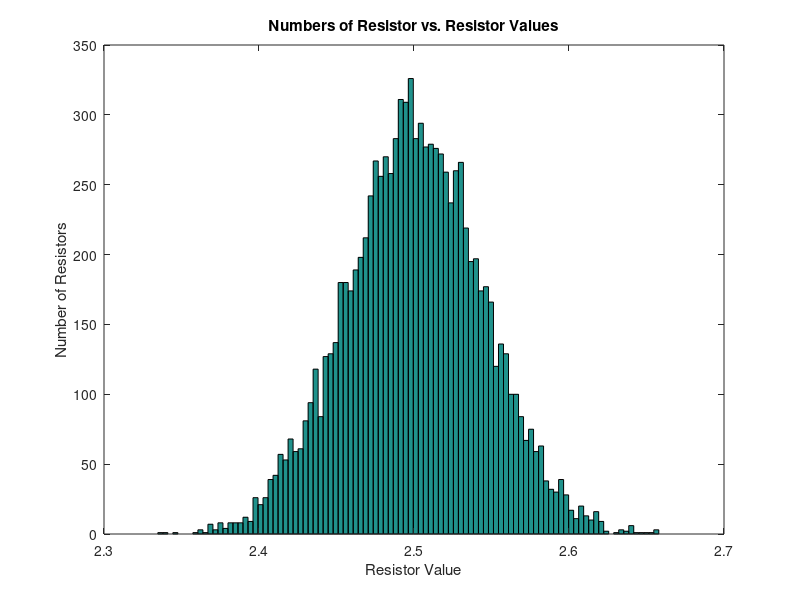
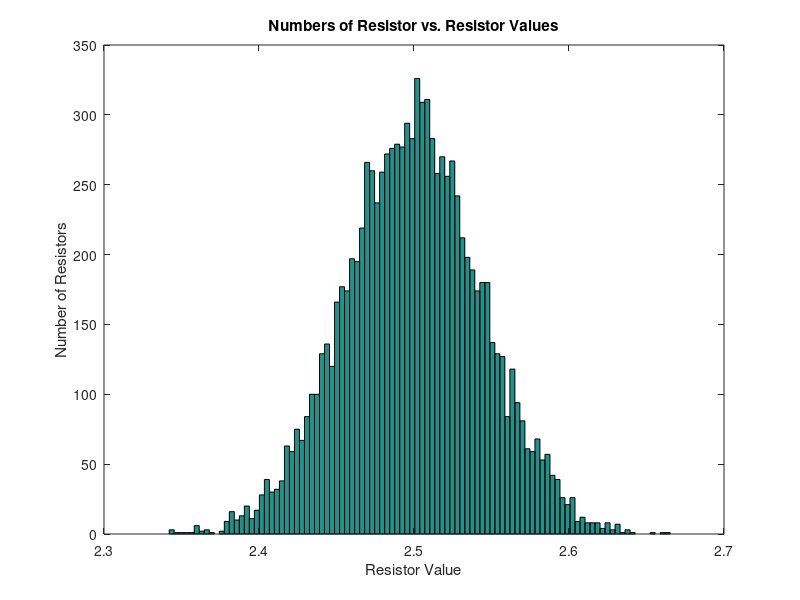

MATLAB code to generate these figures, in order:
clear;clc;

Res1 = input('What is the value of resistor 1?');
Res2 = input('What is the value of resistor 2?');
Tol1 = input('What is the tolerance of resistor 1?');
Tol2 = input('What is the tolerance of resistor 2?');
SoVol = input('What is the source voltage?');
AVT1 = input('What is the acceptable voltage tolerance on resistor 1 in percent value?');
AVT2 = input('What is the acceptable voltage tolerance on resistor 2 in percent value?');

Tol1 = Tol1/100;
Tol2 = Tol2/100;
AVT1 = AVT1/100;
AVT2 = AVT2/100;

R1min = Res1 - (Res1 * Tol1);
R1max = Res1 + (Res1 * Tol1);
R2min = Res2 - (Res2 * Tol2);
R2max = Res2 + (Res2 * Tol2);
Range1 = linspace(R1min, R1max, 500);
Range2 = linspace(R2min, R2max, 500);

Voltage1 = (Res1/(Res1 + Res2))*SoVol;
Voltage2 = (Res2/(Res1 + Res2))*SoVol;
Volt_1_min = Voltage1 - (Voltage1 * AVT1);
Volt_1_max = Voltage1 + (Voltage1 * AVT1);
Volt_2_min = Voltage2 - (Voltage2 * AVT2);
Volt_2_max = Voltage2 + (Voltage2 * AVT2);

Results = zeros(500,500);
row = 1;

for R1 = linspace(R1min, R1max, 500);
    col = 1;
    for R2 = linspace(R2min, R2max, 500);
        CalcVolt1 = (R1/(R1 + R2)) * SoVol;
        CalcVolt2 = (R2/(R1 + R2)) * SoVol;
        
        if ((CalcVolt1 >= Volt_1_min) && (CalcVolt1 <= Volt_1_max)) && ((CalcVolt2 >= Volt_2_min) && (CalcVolt2 <= Volt_2_max))
            Results(row,col) = 255;
        end
        col = col + 1;
    end
    row = row + 1;
end

imshow(uint8(Results))

Vector_1 = [];
Vector_2 = [];
BadC1 = 0;
BadC2 = 0;

for k = 1:10000
    Res_Value_1 = Res1 + (Tol1 * Res1)/2 * randn(1);
    Res_Value_2 = Res2 + (Tol2 * Res2)/2 * randn(1);
    Vector_1(k) = (Res_Value_1/(Res_Value_1+Res_Value_2))* SoVol;
    Vector_2(k) = (Res_Value_2/(Res_Value_1+Res_Value_2))* SoVol;
    
    if ~(Vector_1(k)> Volt_1_max) && (Vector_1(k) < Volt_1_min)
        BadC1 = BadC1 + 1;
    end
    if ~(Vector_2(k) > Volt_2_max) && (Vector_2(k) < Volt_2_min)
        BadC2 = BadC2 + 1;
    end
    
end
BadC_Total = BadC1 + BadC2;

figure; hist(Vector_1,100);
xlabel('Resistor Value')
ylabel('Number of Resistors')
title('Numbers of Resistor vs. Resistor Values')
figure; hist(Vector_2,100);
xlabel('Resistor Value')
ylabel('Number of Resistors')
title('Numbers of Resistor vs. Resistor Values')

BadProb = (BadC_Total/10000)*100;
disp('Probability of Bad Circuit = ')
disp(BadProb)